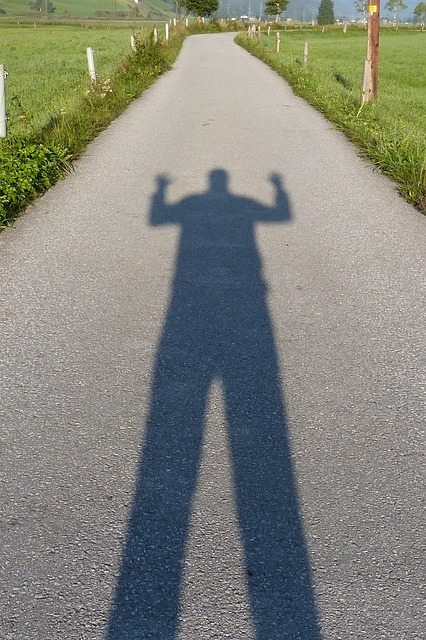
#> input picture abgabe1/p01_schatten.jpg, 426 x 640 px
$ python abgabe1.py
#> lines starting #> are read from the running program, lines starting #| are printed output that depends on the picture; after the words box and inside, x2 and y2 are one past the last pixel; in counts of white or black regions, pixels touching at a corner belong together
import cv2
import numpy as np


# 1
def generate_avg_column_image(image) -> np.ndarray:
    """
    Generates a new image by calculating the average of the columns from the specified image
    :param image: Path to the file
    :return: returns None
    """

    # get height and widht properties of the image
    height, width, channels = image.shape

    # create empty output image
    output_image = np.zeros((height, width, channels), dtype=np.uint8)

    # iterate through each col
    for x in range(width):
        # calculate average for col
        mean_color = np.mean(image[:, x, :], axis=0)
        # set average
        output_image[:, x, :] = mean_color

    return output_image


# 2
def rgb_to_yuv(image) -> tuple[float, float, float]:
    """
    Convert an RGB image to YUV color space.
    :param image: Specified image
    :return: Returns a tuple containing three numpy arrays representing the Y, U, and V channels of the YUV image.
    """
    img_prime = np.power(image / 255.0, 1.0 / 2.2)

    # Get RGB channels
    r, g, b = img_prime[:, :, 2], img_prime[:, :, 1], img_prime[:, :, 0]

    y = 0.299 * r + 0.587 * g + 0.114 * b
    u = 0.493 * (b - y)
    v = 0.877 * (r - y)

    return y, u, v


def extract_shadow(image):
    """
    Extracts the shadow of a given YUV color space image
    :param img: Specified image in YUV color space
    :return: Returns an Image with the extracted shadow in white
    """
    # convert rgb to yuv
    _, U, V = rgb_to_yuv(image)

    mu_u, std_u = np.mean(U), np.std(U)
    mu_v, std_v = np.mean(V), np.std(V)

    T1 = np.where(U > mu_u + std_u, 255, 0).astype(np.uint16)
    T2 = np.where(V > mu_v - std_v, 0, 255).astype(np.uint16)

    # Combine T1 and T2 to obtain the shadow region S
    S = T1 * T2

    return S


# Read original image
img = cv2.imread('p01_schatten.jpg')
#> img is the input picture: shape (640, 426, 3); mean B, G, R 123, 133.8, 131.9

task1_image = generate_avg_column_image(img)
#> the loop in generate_avg_column_image, `for x in range(width):` made 426 passes
#> mean_color on passes 1 to 3: [126.1, 148.7, 147.8], [124.9, 147.2, 146.2], [123.6, 145.1, 144.3]
#> after the loop in generate_avg_column_image, `for x in range(width):`:
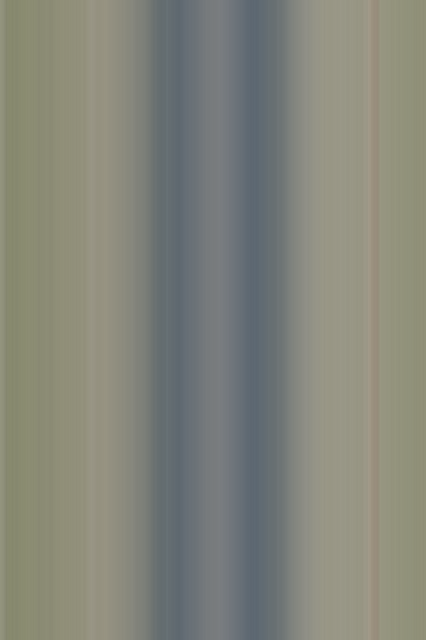
#> output_image: shape (640, 426, 3); mean B, G, R 122.5, 133.3, 131.4

# Convert image to yuv color image
y, u, v = rgb_to_yuv(img)
#> in rgb_to_yuv, `r, g, b = img_prime[:, :, 2], img_prime[:, :, 1], img_prime[:, :, 0]`:
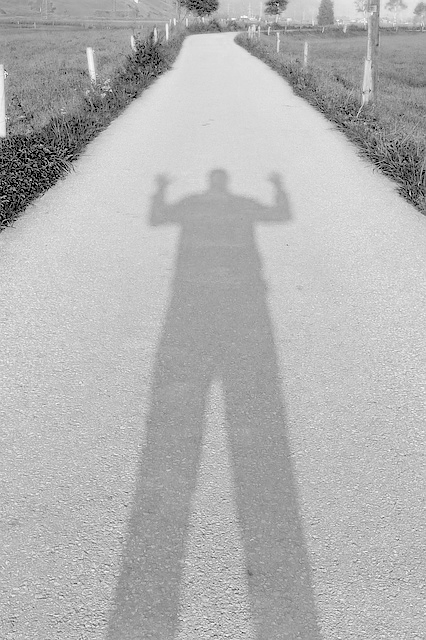
#> b: shape (640, 426) float64; min 0, max 1, mean 0.703
#> in rgb_to_yuv, `u = 0.493 * (b - y)`:
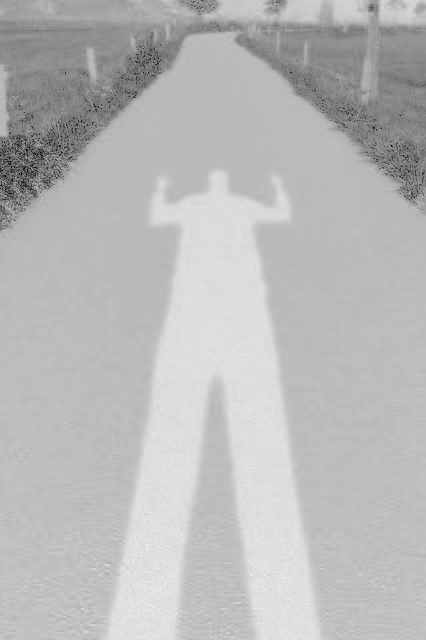
#> u: shape (640, 426) float64; min -0.311, max 0.0995, mean -0.012; drawn with min black and max white
#> in rgb_to_yuv, `v = 0.877 * (r - y)`:
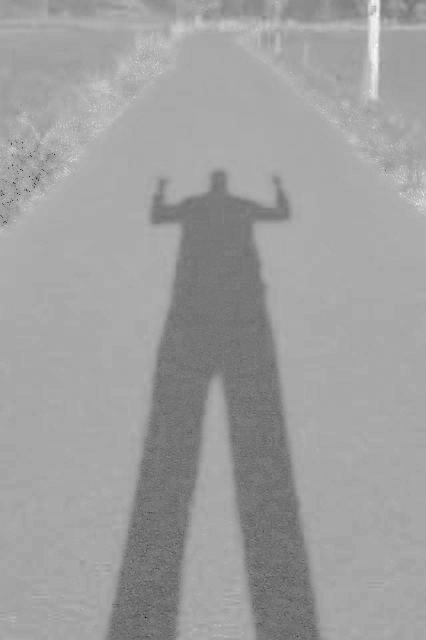
#> v: shape (640, 426) float64; min -0.214, max 0.123, mean -0.00373; drawn with min black and max white
yuv_img = np.stack([y, u, v], axis=2)
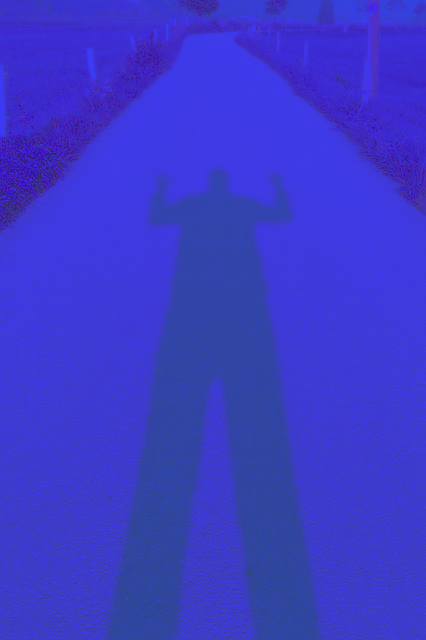
#> yuv_img: shape (640, 426, 3) float64; mean of channels 0, 1, 2 0.728, -0.012, -0.00373; drawn with min black and max white

# Extract the shadow component of the original image
shadow_img = extract_shadow(img)
#> in extract_shadow, `mu_u, std_u = np.mean(U), np.std(U)`: mu_u = -0.012; std_u = 0.0445
#> in extract_shadow, `mu_v, std_v = np.mean(V), np.std(V)`: mu_v = -0.00373; std_v = 0.0268
#> in extract_shadow, `T1 = np.where(U > mu_u + std_u, 255, 0).astype(np.uint16)`:
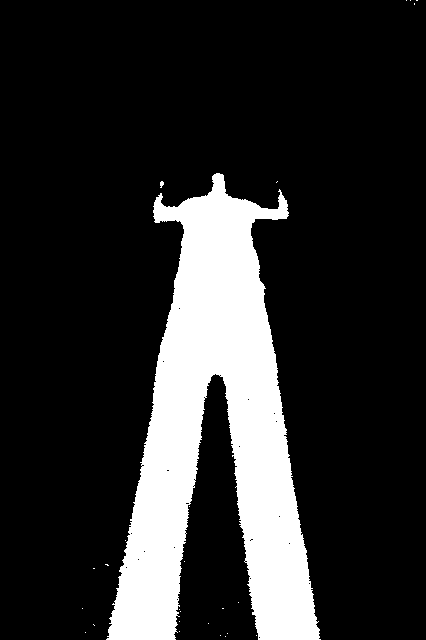
#> T1: shape (640, 426) uint16; 17.7% white; 26 white regions (24 under 20 px), largest, box (x1, y1, x2, y2) and area: (106, 173, 321, 640) 48104, (160, 181, 164, 188) 20
#> in extract_shadow, `T2 = np.where(V > mu_v - std_v, 0, 255).astype(np.uint16)`:
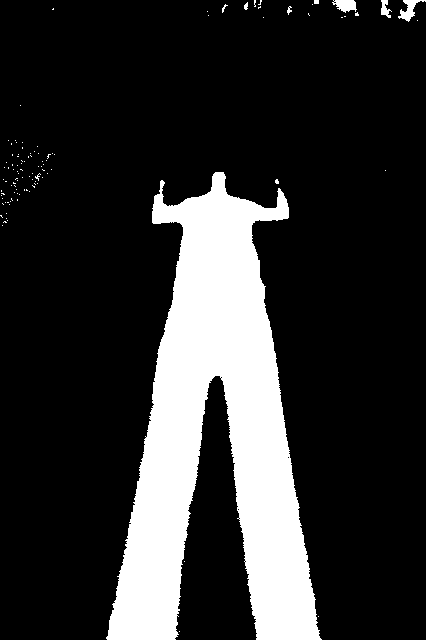
#> T2: shape (640, 426) uint16; 18.5% white; 106 white regions (99 under 20 px), largest, box (x1, y1, x2, y2) and area: (106, 172, 322, 640) 49503, (398, 0, 426, 22) 236, (332, 0, 357, 13) 216
#> in extract_shadow, `S = T1 * T2`: S: shape (640, 426) uint16; values 0 (black) and 65025 (white), 17.6% white; 13 white regions (11 under 20 px), largest, box (x1, y1, x2, y2) and area: (107, 173, 321, 640) 48067, (160, 181, 164, 188) 20

# Output the result using OpenCV
cv2.imshow('Original Image', img)
cv2.imshow('Task 1 Image', task1_image)
cv2.imshow('YUV Image', yuv_img)
cv2.imshow('Shadow Extraction', shadow_img)

cv2.waitKey(0)
cv2.destroyAllWindows()
